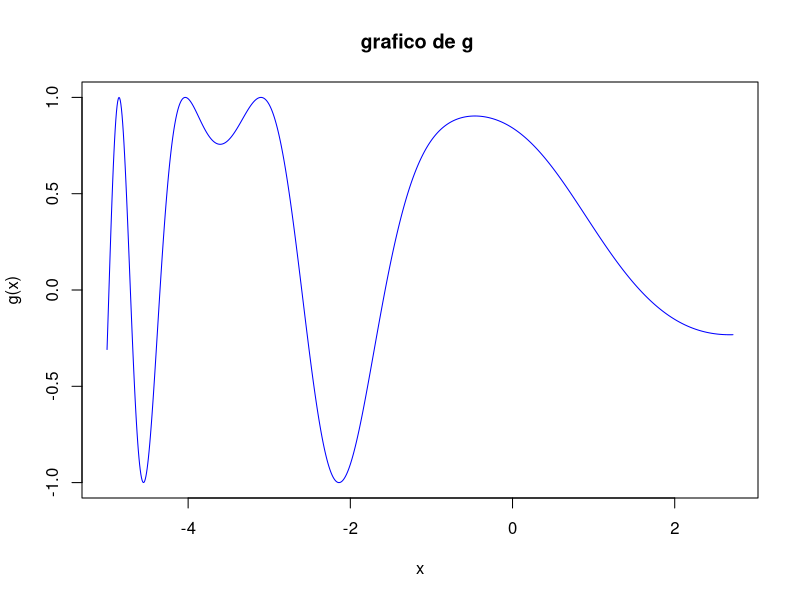

Write the R code that produced this figure.
#Actividad 1 Omar Silva Lara

#Digitos enteros y fracciones
a= 6384671
b<- 0.5342198


options(digits=3)
1/3.0

#Redondeo
round(54.2)
round(97.5684197, 2)

#Digitos significativos
signif(27.384956102)
signif(39.6429304521, 2)
signif(316.6971243547, 3)

#Definir variables y asignar valores
e= exp(1)
x= 0.005
x0= e ** (2*x)
tex= "El valor de x0 es "
cat(tex, x0)

#Graficación de funciones
g= function(x) sin(cos(x)*exp(-x/2))
plot(g, -8, -5,
     lwd= 1, e,
     main= "grafico de g ",
     col= "blue",
     xlab= "x",
     ylab= "g(x)",
     axes= TRUE,
     n= 1000)
